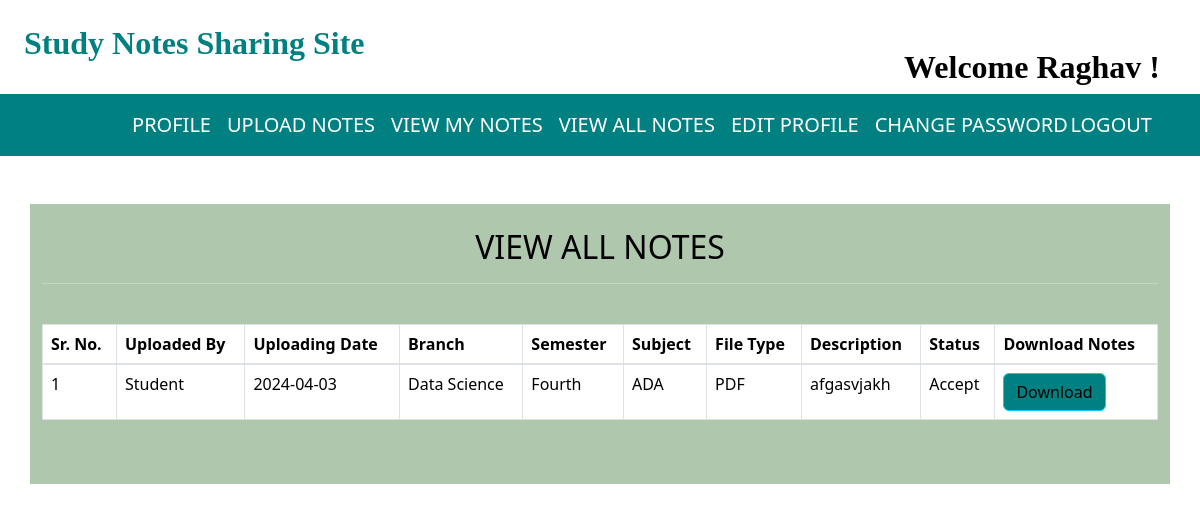
/viewallnotes (signed in), run on the app's committed database.
### notes/models.py (models this page shows, shortened)
class Notes(models.Model):
    user = models.ForeignKey(User, on_delete=models.CASCADE)
    uploadingdate = models.CharField(max_length=30)
    branch = models.CharField(max_length=30)
    semester = models.CharField(max_length=30)
    subject = models.CharField(max_length=30)
    notesfile = models.FileField(null=True)
    filetype = models.CharField(max_length=30)
    description = models.CharField(max_length=200, null=True)
    status = models.CharField(max_length=15)

class Signup(models.Model):
    user = models.ForeignKey(User, on_delete=models.CASCADE)
    contact = models.CharField(max_length=10, null=True)
    branch = models.CharField(max_length=30)
    semester = models.CharField(max_length=30)
    role = models.CharField(max_length=15)

### notes/views.py (the view)
# urls.py: path('viewallnotes', viewallnotes, name='viewallnotes'),
def viewallnotes(request):
    user_signup = Signup.objects.get(user=request.user)
    notes = Notes.objects.filter(status="Accept", branch=user_signup.branch, semester=user_signup.semester)
    for note in notes:
        signup = Signup.objects.get(user=note.user)
        note.uploaded_by_role = signup.role
    return render(request, 'viewallnotes.html', {'notes': notes})

### notes/templates/viewallnotes.html (shortened to what this page needs)
{% extends 'usernavigation.html' %}
{% load static %}
{% block body %}
<link href=" https://cdnjs.cloudflare.com/ajax/libs/twitter-bootstrap/5.3.0/css/bootstrap.min.css" rel="stylesheet">
<link href="https://cdn.datatables.net/2.0.2/css/dataTables.bootstrap5.css" rel="stylesheet">
<div class="container mt-5" style="background-color : AFC8AD"><br>
    <H2 class="text-center">VIEW ALL NOTES</H2>
    <hr>
    <br>
    <table class="table table-bordered" id="example">
        <thead>
        <tr>
            <th>Sr. No.</th>
            <th>Uploaded By</th>
            <th>Uploading Date</th>
            <th>Branch</th>
            <th>Semester</th>
            <th>Subject</th>
            <th>File Type</th>
            <th>Description</th>
            <th>Status</th>
            <th>Download Notes</th>
        </tr>
        </thead>
        <tbody>
        {% for i in notes%}
        <tr>
            <td>{{forloop.counter}}</td>
            <td>{{ i.uploaded_by_role }}</td>
            <td>{{i.uploadingdate}}</td>
            <td>{{i.branch}}</td>
            <td>{{i.semester}}</td>
            <td>{{i.subject}}</td>
            <td>{{i.filetype}}</td>
            <td>{{i.description}}</td>
            <td>{{i.status}}</td>
            <td><a class="btn btn-info" style="background-color: #008080;" download
                   href="{{i.notesfile.url}}">Download</a></td>
        </tr>
        {% endfor %}
        </tbody>
    </table>
    <br><br>
</div>
{% endblock %}

### notes/templates/usernavigation.html (shortened to what this page needs)
<html lang="en" xmlns="http://www.w3.org/1999/html">
<head>
    {% load static %}
    <link href="https://maxcdn.bootstrapcdn.com/bootstrap/4.3.1/css/bootstrap.min.css" rel="stylesheet">
    <link href="https://use.fontawesome.com/releases/v5.6.3/css/all.css"
 rel="stylesheet">
</head>
<link href="{% static 'css/mystyle.css'%}" rel="stylesheet">
<body>
<h2 style="padding : 2%"><span style="color:008080; font-family:playfair display; font-weight: bold">Study Notes Sharing Site</span>
    <span class="mt-4" style="position: absolute; right: 40px; font-weight: bold; font-family: 'poppins'; color: #black;">
      <span> Welcome {{request.user.first_name}}  ! </span>
  </span>
</h2>
<nav class="navbar navbar-expand-sm justify-content-center" style="background-color: #008080; font-size: 20px;">
    <ul class="navbar-nav">
        <li class="navbar-item">
            <a class="nav-link" href="{% url 'profile'%}" style="color: #FFFFFF;"> PROFILE </a>
        </li>
        <li class="navbar-item">
            <a class="nav-link" href="{% url 'upload_notes'%}" style="color: #FFFFFF;">UPLOAD NOTES
            </a>
        </li>
        <li class="navbar-item">
            <a class="nav-link" href="{% url 'view_mynotes'%}" style="color: #FFFFFF;">VIEW MY NOTES
            </a>
        </li>
        <li class="navbar-item">
            <a class="nav-link" href="{% url 'viewallnotes'%}" style="color: #FFFFFF;">VIEW ALL NOTES
            </a>
        </li>
        <li class="navbar-item">
            <a class="nav-link" href="{% url 'edit_profile'%}" style="color: #FFFFFF;"> EDIT PROFILE </a>
        </li>
        <li class="navbar-item">
            <a class="nav-link" href="{% url 'changepassword'%}" style="color: #FFFFFF;"> CHANGE PASSWORD </a>
        </li>
        <span style="position: absolute; right: 40px;">
<li class="navbar-item">
    <a class="nav-link" style="color: #FFFFFF;" href="{% url 'logout'%}">LOGOUT</a>
  </li>
  </span>
    </ul>
</nav>
</body>
</html>
{% block body %}
{% endblock %}

### notes/static/css/mystyle.css (style rules this page uses)
.nav-link { color: black; }

### notes/templates/viewallnotes.html (style rules this page uses)
body { background-color: #white; color: black; }
hr { border-color: white; }
.table th, .table td { color: black; }

### data on the page
Notes: uploaded_by_role "Student", uploadingdate "2024-04-03", branch "Data Science", semester "Fourth", subject "ADA", filetype "PDF", description "afgasvjakh", status "Accept"

### other printed values
{{ request.user.first_name }} "Raghav"
